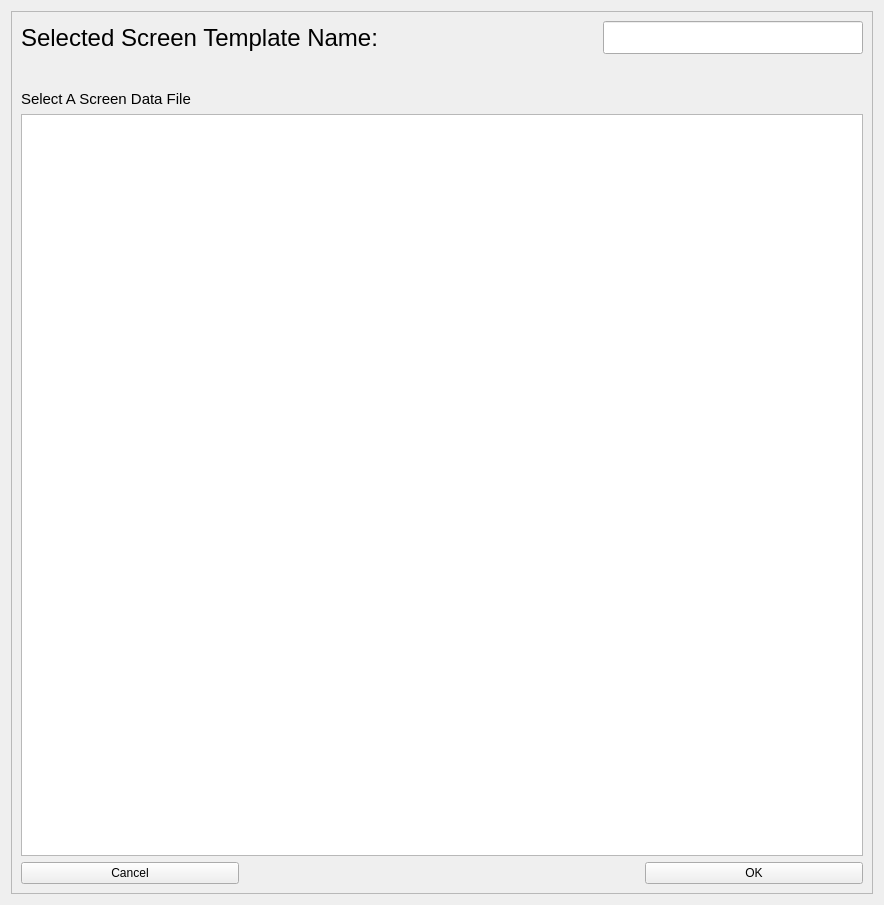
<?xml version="1.0" encoding="UTF-8"?>
<ui version="4.0">
 <class>Dialog</class>
 <widget class="QDialog" name="Dialog">
  <property name="geometry">
   <rect>
    <x>0</x>
    <y>0</y>
    <width>884</width>
    <height>905</height>
   </rect>
  </property>
  <property name="windowTitle">
   <string>Template Data File</string>
  </property>
  <layout class="QGridLayout" name="gridLayout">
   <item row="0" column="0">
    <widget class="QFrame" name="frame">
     <property name="frameShape">
      <enum>QFrame::StyledPanel</enum>
     </property>
     <property name="frameShadow">
      <enum>QFrame::Raised</enum>
     </property>
     <layout class="QGridLayout" name="gridLayout_2">
      <item row="0" column="0">
       <layout class="QHBoxLayout" name="horizontalLayout">
        <item>
         <widget class="QLabel" name="label">
          <property name="font">
           <font>
            <pointsize>18</pointsize>
           </font>
          </property>
          <property name="text">
           <string>Selected Screen Template Name:</string>
          </property>
         </widget>
        </item>
        <item>
         <widget class="QLineEdit" name="lineEdit">
          <property name="enabled">
           <bool>true</bool>
          </property>
          <property name="sizePolicy">
           <sizepolicy hsizetype="Expanding" vsizetype="Minimum">
            <horstretch>0</horstretch>
            <verstretch>0</verstretch>
           </sizepolicy>
          </property>
          <property name="maximumSize">
           <size>
            <width>260</width>
            <height>16777215</height>
           </size>
          </property>
          <property name="font">
           <font>
            <pointsize>16</pointsize>
           </font>
          </property>
          <property name="maxLength">
           <number>660</number>
          </property>
          <property name="echoMode">
           <enum>QLineEdit::Normal</enum>
          </property>
         </widget>
        </item>
       </layout>
      </item>
      <item row="1" column="0">
       <spacer name="verticalSpacer">
        <property name="orientation">
         <enum>Qt::Vertical</enum>
        </property>
        <property name="sizeType">
         <enum>QSizePolicy::Minimum</enum>
        </property>
        <property name="sizeHint" stdset="0">
         <size>
          <width>20</width>
          <height>30</height>
         </size>
        </property>
       </spacer>
      </item>
      <item row="2" column="0">
       <widget class="QLabel" name="label_4">
        <property name="font">
         <font>
          <pointsize>11</pointsize>
         </font>
        </property>
        <property name="text">
         <string>Select A Screen Data File</string>
        </property>
       </widget>
      </item>
      <item row="3" column="0">
       <layout class="QHBoxLayout" name="horizontalLayout_2">
        <item>
         <widget class="QListView" name="listView">
          <property name="sizePolicy">
           <sizepolicy hsizetype="Minimum" vsizetype="Expanding">
            <horstretch>0</horstretch>
            <verstretch>0</verstretch>
           </sizepolicy>
          </property>
          <property name="minimumSize">
           <size>
            <width>550</width>
            <height>0</height>
           </size>
          </property>
         </widget>
        </item>
       </layout>
      </item>
      <item row="4" column="0">
       <layout class="QHBoxLayout" name="horizontalLayout_39">
        <item>
         <widget class="QPushButton" name="pushButton">
          <property name="sizePolicy">
           <sizepolicy hsizetype="Minimum" vsizetype="Minimum">
            <horstretch>0</horstretch>
            <verstretch>0</verstretch>
           </sizepolicy>
          </property>
          <property name="text">
           <string>Cancel</string>
          </property>
          <property name="autoDefault">
           <bool>false</bool>
          </property>
         </widget>
        </item>
        <item>
         <spacer name="horizontalSpacer">
          <property name="orientation">
           <enum>Qt::Horizontal</enum>
          </property>
          <property name="sizeType">
           <enum>QSizePolicy::Fixed</enum>
          </property>
          <property name="sizeHint" stdset="0">
           <size>
            <width>400</width>
            <height>20</height>
           </size>
          </property>
         </spacer>
        </item>
        <item>
         <widget class="QPushButton" name="pushButton_2">
          <property name="sizePolicy">
           <sizepolicy hsizetype="Minimum" vsizetype="Minimum">
            <horstretch>0</horstretch>
            <verstretch>0</verstretch>
           </sizepolicy>
          </property>
          <property name="text">
           <string>OK</string>
          </property>
          <property name="autoDefault">
           <bool>false</bool>
          </property>
         </widget>
        </item>
       </layout>
      </item>
     </layout>
     <zorder>label_4</zorder>
     <zorder>verticalSpacer</zorder>
    </widget>
   </item>
  </layout>
 </widget>
 <resources/>
 <connections/>
</ui>
